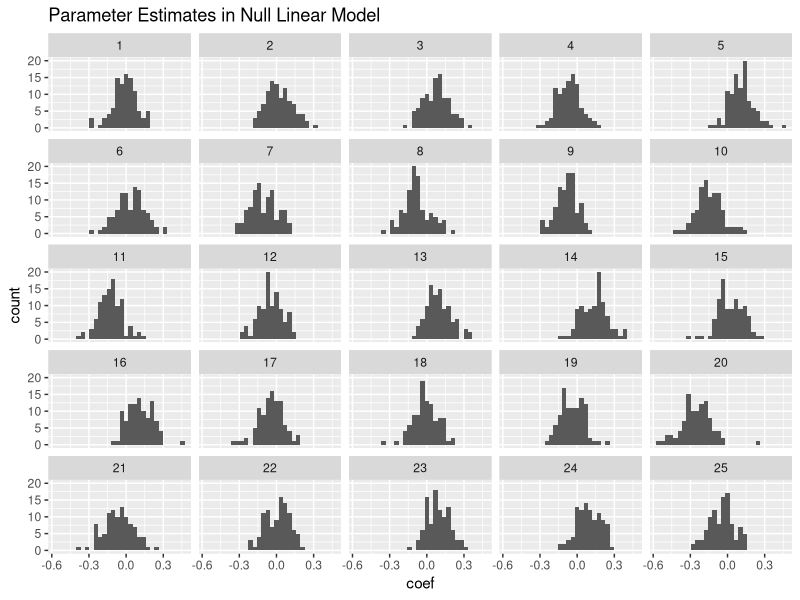
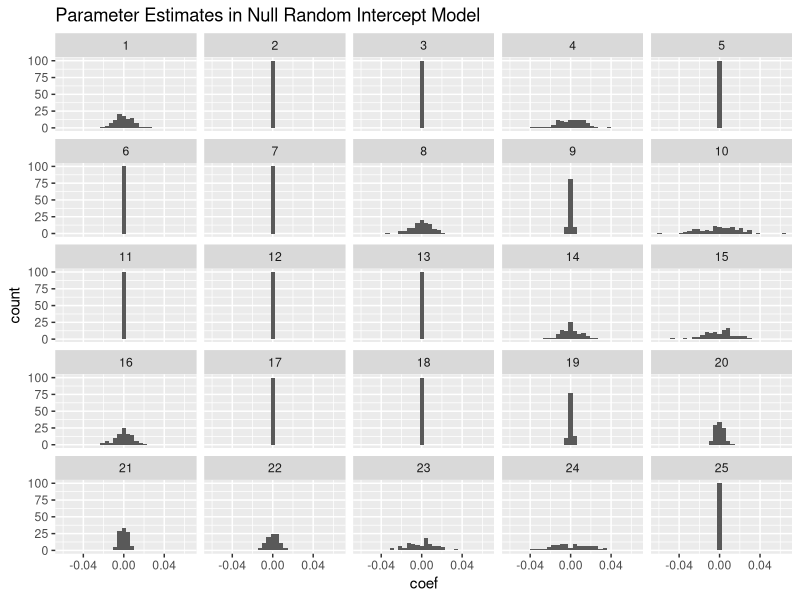
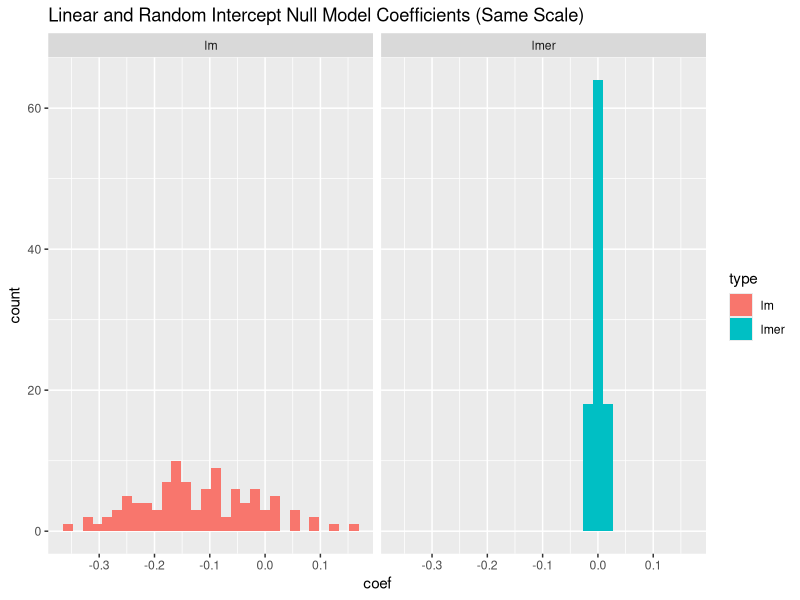
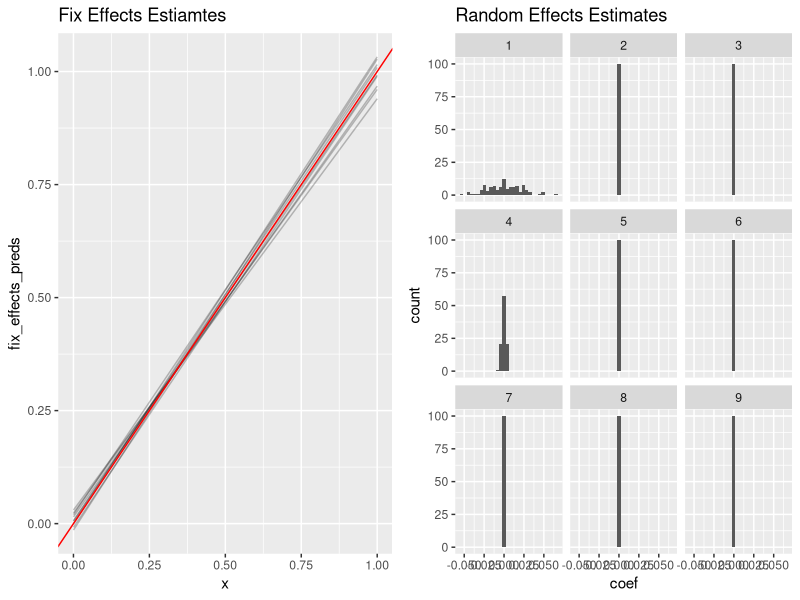
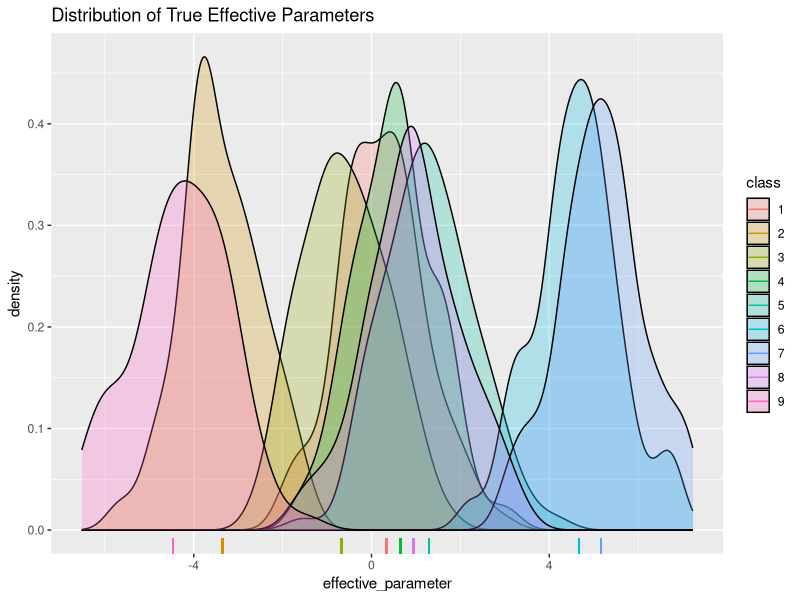
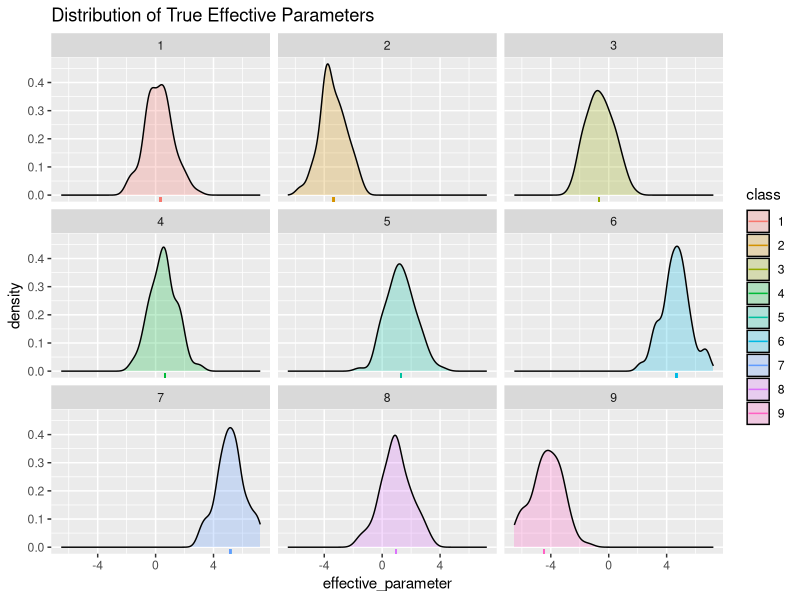
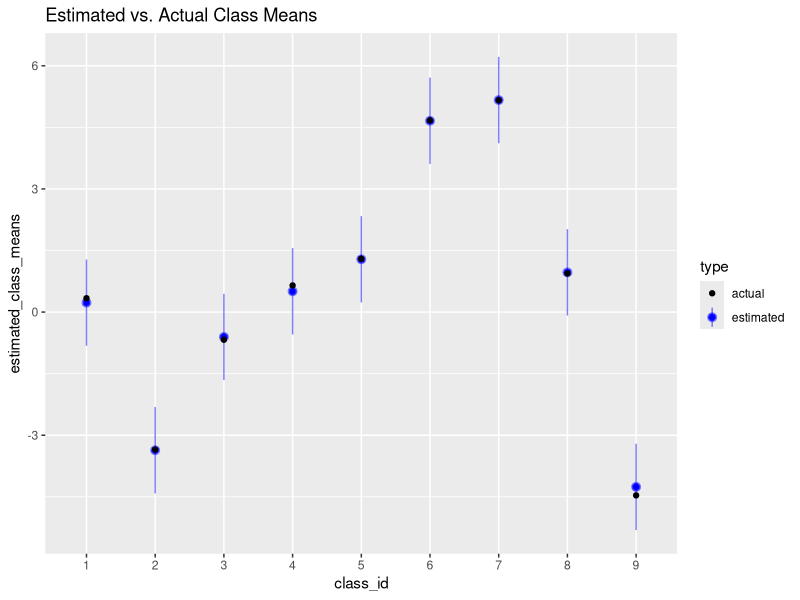
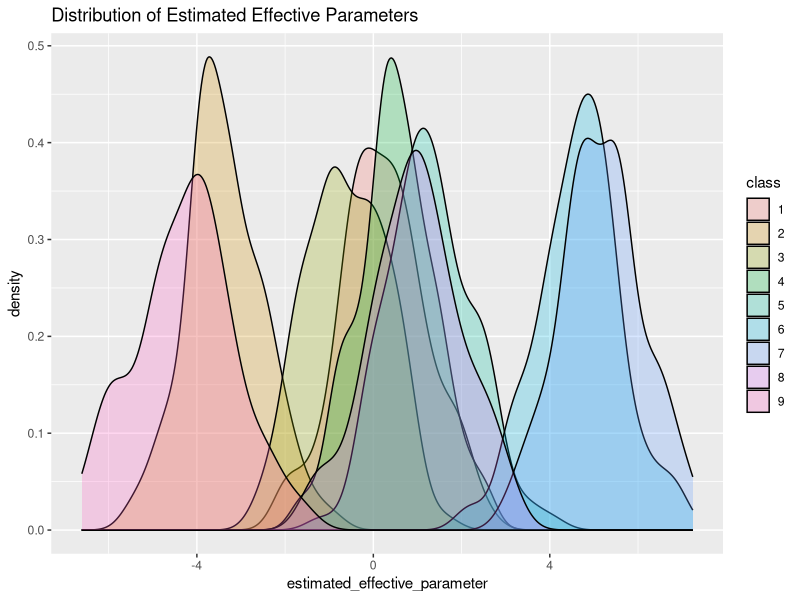

Source code (R) for these figures, in order:
## ---- chunk 1
estiamte_lm_random_classes <- function(N, N_classes) {
  X <- factor(sample(1:N_classes, N, replace=TRUE))
  y <- rnorm(N)
  M <- lm(y ~ X)
  coef(M)
}
## ---- chunk 2
# Replicate fitting an estimator N times
replicate_models <- function(N, N_classes, estimator, N_replicates) {
  model_coefs <- replicate(N_replicates, estimator(N, N_classes))
  model_coefs_melted <- data.frame(
    model_id = rep(1:N_replicates, each=N_classes),
    coef = as.vector(model_coefs)
  )
  model_coefs_melted
}
# 10000 replications of the independent y, random class model
model_coefs_melted <- replicate_models(10000, 100, estiamte_lm_random_classes, 25)

library("ggplot2")
ggplot(data=model_coefs_melted, aes(x=coef)) +
  geom_histogram() +
  facet_wrap(~model_id) +
  labs(title="Parameter Estimates in Null Linear Model")
## ---- chunk 3
set.seed(154)
N <- 10000
N_classes <- 100
df <- data.frame(
  X <- factor(sample(1:N_classes, N, replace=TRUE)),
  y <- rnorm(N)
)

## ---- chunk 4
M_lm <- lm(y ~ X, data = df)
## ---- chunk 5
library("lme4")
M_lmer <- lmer(y ~ (1 | X), data = df)
## ---- chunk 6
fixef(M_lmer)
## ---- chunk 7
head(ranef(M_lmer)$X)
## ---- chunk 8
attributes(VarCorr(M_lmer)$X)$stddev
## ---- chunk 9
sigma(M_lmer)
## ---- chunk 10
set.seed(154)
estiamte_lmer_random_classes <- function(N, N_classes) {
  df <- data.frame(
    x = factor(sample(1:N_classes, N, replace=TRUE)),
    y = rnorm(N)
  )
  M <- lmer(y ~ (1 | x), data = df)
  ranef(M)$x[, 1]
}

model_coefs_melted <- replicate_models(10000, 100,
                                       estiamte_lmer_random_classes, 25)

ggplot(data=model_coefs_melted, aes(x=coef)) +
  geom_histogram() +
  facet_wrap(~model_id) +
  labs(title="Parameter Estimates in Null Random Intercept Model")
## ---- chunk 11
set.seed(154)
df <- data.frame(
  x = factor(sample(1:N_classes, N, replace=TRUE)),
  y = rnorm(N)
)

M_lm <- lm(y ~ x, data = df)
M_lmer <- lmer(y ~ (1 | x), data = df)

plot_data <- data.frame(coef = c(coef(M_lm), ranef(M_lmer)$x[, 1]),
                        type = rep(c("lm", "lmer"), each = N_classes))

ggplot(aes(x = coef, fill = type), data = plot_data) + 
  geom_histogram() + 
  facet_wrap(~ type) +
  labs(title="Linear and Random Intercept Null Model Coefficients (Same Scale)")
## ---- chunk 12
set.seed(154)
df <- data.frame(
  t = runif(N),
  X = factor(sample(1:N_classes, N, replace=TRUE))
)
df$y <- df$t + rnorm(N)
M_lmer <- lmer(y ~ t + (1 | X), data = df)
## ---- chunk 13
fixef(M_lmer)
## ---- chunk 14
attributes(VarCorr(M_lmer)$X)$stddev
## ---- chunk 15
estimate_lmer_with_fixed <- function(N, N_classes) {
  df <- data.frame(
    t = runif(N),
    x = factor(sample(1:N_classes, N, replace=TRUE))
  )
  df$y <- df$t + rnorm(N)
  M <- lmer(y ~ t + (1 | x), data = df)
  M
}

set.seed(154)
N_replicates <- 9
N_classes <- 100
lmers_fixed_effects <- replicate(
  N_replicates,
  fixef(estimate_lmer_with_fixed(10000, N_classes))
)

# Evaluate the fixed effects part of the model on a grid of points on [0, 1]
N_grid_points <- 4
grid_matrix <- cbind(rep(1, N_grid_points), seq(0, 1, length = N_grid_points))
fixef_preds <- grid_matrix %*% lmers_fixed_effects
fixef_preds_melted <- data.frame(
  model_id = factor(rep(1:N_replicates, each = N_grid_points)),
  x = rep(seq(0, 1, length = N_grid_points), N_replicates),
  fix_effects_preds = as.vector(fixef_preds)
)
p_fixef <- ggplot(data = fixef_preds_melted, aes(x = x, y = fix_effects_preds)) +
                  geom_line(aes(group = model_id), alpha = .25) +
                  geom_abline(intercept = 0, slope = 1, color="red") +
                  labs(title="Fix Effects Estiamtes")


# Plot the random effect distribution from the same model
set.seed(154)
lmers_rand_effects <- replicate(
  N_replicates,
  ranef(estimate_lmer_with_fixed(10000, N_classes))$x[,1]
)

rand_effects_melted <- data.frame(
  model_id = rep(1:N_replicates, each = N_classes),
  coef = as.vector(lmers_rand_effects)
)

p_ranef <- ggplot(data=rand_effects_melted, aes(x=coef)) +
           geom_histogram() +
           facet_wrap(~model_id) +
           labs(title="Random Effects Estimates")
## ---- chunk 16
# I've suppressed the busywork involved in making these plots.
library("gridExtra")
grid.arrange(p_fixef, p_ranef, ncol=2)
## ---- chunk 17
N_class <- 9

class_parameters <- structure(
  rnorm(N_class, sd = 3),
  names = as.character(1:N_class)
)

head(class_parameters)
## ---- chunk 18
N_subclass <- 100
subclass_parameters <- structure(
  rnorm(N_class*N_subclass),
  # The transpose is to put things in an intuitive order
  names = as.vector(t(outer(1:N_class, 1:N_subclass, paste, sep=".")))
)
head(subclass_parameters)
## ---- chunk 19
# Get the class name from a subclass name. For example:
#   get_class_name("10.4") == "10"
get_class_name <- function(subclass_name) {
  strsplit(subclass_name, ".", fixed = TRUE)[[1]][1]
}

effective_parameters <- lapply(
  names(subclass_parameters),
  function(x) subclass_parameters[x] + class_parameters[get_class_name(x)]
)
names(effective_parameters) <- names(subclass_parameters)

parameters_df <- data.frame(
  effective_parameter = unlist(effective_parameters),
  class = rep(names(class_parameters), each = N_subclass),
  class_parameter = rep(class_parameters, each = N_subclass)
)

ggplot(data = parameters_df, aes(x = effective_parameter)) +
  geom_density(aes(fill = class), alpha = .25) +
  geom_rug(aes(x = class_parameter, colour = class)) +
  labs(title = "Distribution of True Effective Parameters")
## ---- chunk 20
ggplot(data = parameters_df, aes(x = effective_parameter)) +
  geom_density(aes(fill = class), alpha = .25) +
  geom_rug(aes(x = class_parameter, colour = class)) +
  facet_wrap(~ class) +
  labs(title = "Distribution of True Effective Parameters") 
## ---- chunk 21
N_obs <- 20000

class <- as.character(sample(1:N_class, N_obs, replace = TRUE))
subclass <- as.character(sample(1:N_subclass, N_obs, replace = TRUE))
class_subclass <- paste(class, subclass, sep = ".")
y <- class_parameters[class] + subclass_parameters[class_subclass] + rnorm(N_obs)

class_subclass_df <- data.frame(
  class  = class,
  subclass = subclass,
  y = y
)
head(class_subclass_df)
## ---- chunk 22
class_subclass_lmer <- lmer(y ~ (1 | class) + (1 | class:subclass),
                            data = class_subclass_df)
## ---- chunk 23
library("arm") # Contains extra functions for manipulating lmer objects.
class_means_df <- data.frame(
  class_id = names(class_parameters),
  true_class_means = class_parameters,
  estimated_class_means = fixef(class_subclass_lmer) + 
                          ranef(class_subclass_lmer)$class[, 1],
  # The intercept and class means are assumed to vary independently here.
  upper_se = fixef(class_subclass_lmer) + 
             ranef(class_subclass_lmer)$class[, 1] +
             sqrt(se.coef(class_subclass_lmer)$fixef^2 + 
                          se.coef(class_subclass_lmer)$class[, 1]^2),
  lower_se = fixef(class_subclass_lmer) +
             ranef(class_subclass_lmer)$class[, 1] -
             sqrt(se.coef(class_subclass_lmer)$fixef^2 + 
                          se.coef(class_subclass_lmer)$class[, 1]^2)
)

ggplot(data = class_means_df) +
  geom_point(aes(x = class_id, y = estimated_class_means, colour = "estimated")) +
  geom_pointrange(aes(x = class_id, y = estimated_class_means,
                      ymax = upper_se, ymin = lower_se, colour = "estimated"),
                  alpha = .5) +
  geom_point(aes(x = class_id, y = true_class_means, colour = "actual")) +
  scale_colour_manual(name = "type", values = c("black", "blue")) +
  labs(title = "Estimated vs. Actual Class Means")
## ---- chunk 24
estimated_parameters_df <- data.frame(
  estimated_effective_parameter =
    rep(fixef(class_subclass_lmer), N_class*N_subclass) +
    rep(ranef(class_subclass_lmer)$class[, 1], each = N_subclass) +
    ranef(class_subclass_lmer)[["class:subclass"]][, 1],
  class = factor(rep(1:9, each = N_subclass))
)

ggplot(data = estimated_parameters_df, aes(x = estimated_effective_parameter)) +
  geom_density(aes(fill = class), alpha=.25) +
  labs(title = "Distribution of Estimated Effective Parameters")
## ---- chunk 25
actuals <- ggplot(data = parameters_df, aes(x = effective_parameter)) +
  geom_density(aes(fill = class), alpha=.25)
estimates <- ggplot(data = estimated_parameters_df,
                    aes(x = estimated_effective_parameter)) +
  geom_density(aes(fill = class), alpha = .25)
grid.arrange(actuals, estimates, nrow=2)
## ---- chunk 26
subclass_lm <- lm(y ~ factor(subclass)*factor(class), data = class_subclass_df)
estimated_parameters_lm <- coef(subclass_lm)
# Assign reasonable names to the coefficients in the correct order.
names(estimated_parameters_lm) <- as.vector(
  t(outer(1:N_class, 1:N_subclass, paste, sep="."))
)
subclass_lm_df <- data.frame(
  estimated_parameter = estimated_parameters_lm,
  class = rep(names(class_parameters), each = N_subclass)
)
ggplot(data = subclass_lm_df, aes(x = estimated_parameter)) + 
  geom_density(aes(fill = class), alpha = .25) +
  labs(title = "Distribution of Linear Model Parameters")
